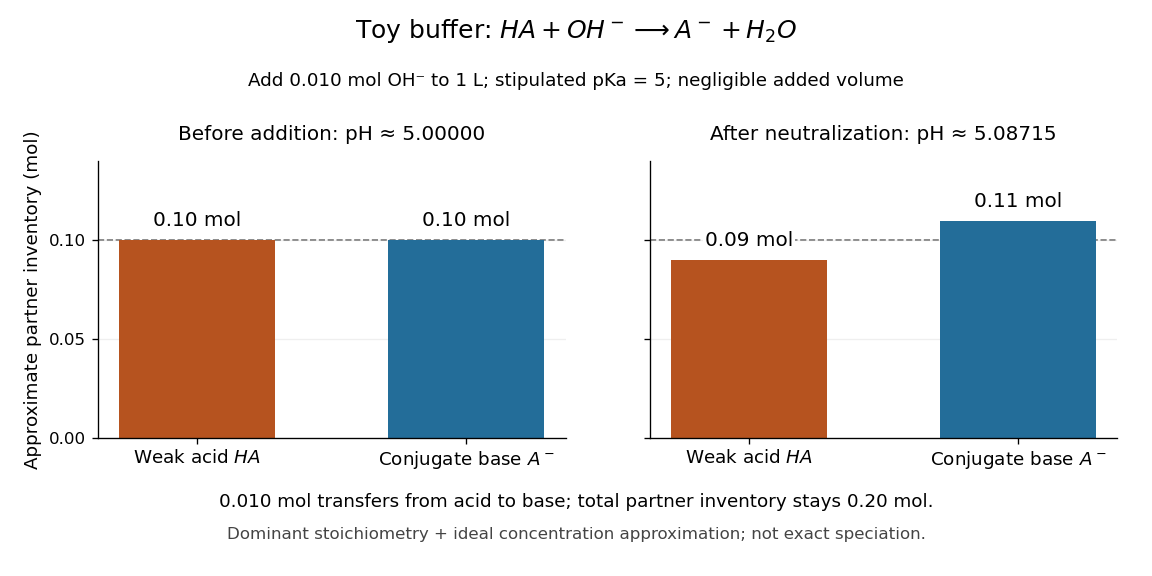

Reproduce this figure in Python.
"""Show dominant neutralization inventories; write basename.png in cwd.

Tested with Python 3.14.4, NumPy 2.3.5, and Matplotlib 3.10.7.
Toy pKa = 5, initial volume 1 L, negligible added volume. Stoichiometric
inventories neglect tiny free-ion amounts and equilibration corrections;
pH also neglects activity coefficients. This is not exact speciation.
"""

from pathlib import Path

import matplotlib

matplotlib.use("Agg")
import matplotlib.pyplot as plt
import numpy as np


def main():
    before = np.array([0.10, 0.10])
    hydroxide = 0.01
    after = before + hydroxide * np.array([-1, 1])
    ph = 5.0 + np.log10(after[1] / after[0])
    fig, axes = plt.subplots(1, 2, figsize=(9.6, 4.8), sharey=True)
    fig.patch.set_facecolor("white")
    fig.subplots_adjust(left=0.085, right=0.97, bottom=0.24, top=0.72, wspace=0.18)
    for ax, amounts, title in zip(axes, (before, after),
                                 ("Before addition: pH ≈ 5.00000", f"After neutralization: pH ≈ {ph:.5f}")):
        bars = ax.bar([0, 1], amounts, width=0.58, color=["#b6531f", "#236d99"])
        ax.bar_label(bars, labels=[f"{v:.2f} mol" for v in amounts], padding=6, fontsize=12,
                     bbox={"facecolor": "white", "edgecolor": "none", "pad": 1})
        ax.set_xticks([0, 1], labels=[r"Weak acid $HA$", r"Conjugate base $A^-$"], fontsize=11)
        ax.set_ylim(0, 0.14)
        ax.set_yticks([0, 0.05, 0.10])
        ax.set_title(title, fontsize=12, pad=13)
        ax.axhline(0.10, color="#777777", ls="--", lw=1, zorder=0)
        ax.grid(axis="y", alpha=0.2)
        ax.set_axisbelow(True)
        ax.spines[["top", "right"]].set_visible(False)
    axes[0].set_ylabel("Approximate partner inventory (mol)", fontsize=11)
    fig.suptitle(r"Toy buffer: $HA+OH^-\longrightarrow A^-+H_2O$", fontsize=15, y=0.97)
    fig.text(0.5, 0.85, "Add 0.010 mol OH⁻ to 1 L; stipulated pKa = 5; negligible added volume", ha="center", fontsize=11)
    fig.text(0.5, 0.12, "0.010 mol transfers from acid to base; total partner inventory stays 0.20 mol.", ha="center", fontsize=11)
    fig.text(0.5, 0.065, "Dominant stoichiometry + ideal concentration approximation; not exact speciation.", ha="center", fontsize=10, color="#444444")
    output = Path.cwd() / (Path(__file__).stem + ".png")
    fig.savefig(output, dpi=120, facecolor="white", transparent=False)
    plt.close(fig)
    print(f"Wrote {output.name}; final inventories {after.tolist()}; calculated pH {ph:.12f}")


if __name__ == "__main__":
    main()
